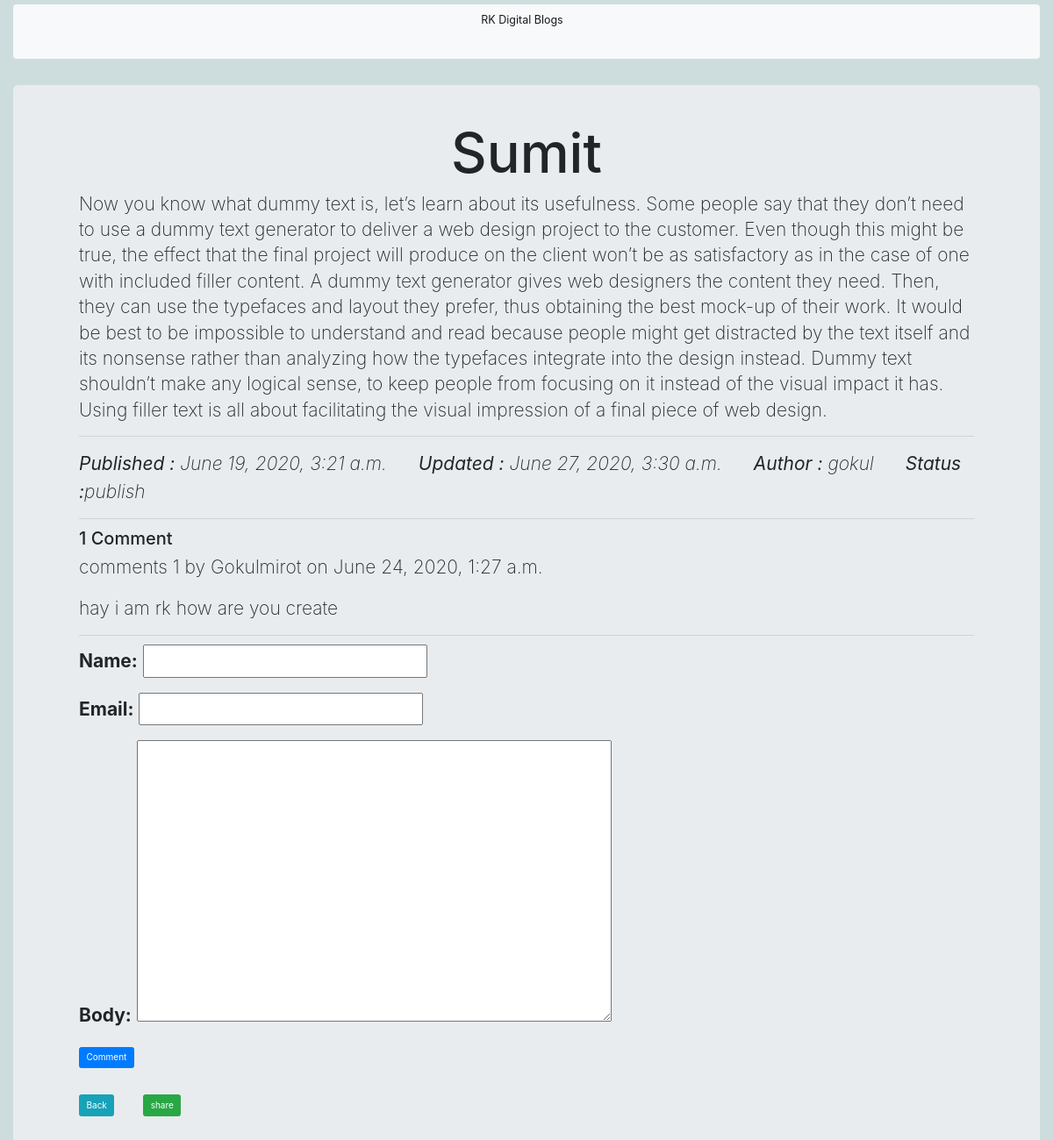
/read/6, run on the app's committed database.
### myapp/models.py (models this page shows, shortened)
class Post(models.Model):
    STATUS_CHOICE=(('draft','Draft'),('publish','Published'))
    title=models.CharField(max_length=100)
    slug=models.SlugField(max_length=260,unique_for_date='publish')
    author=models.ForeignKey(User,related_name='block_post',on_delete=models.CASCADE)
    body=models.TextField()
    publish=models.DateTimeField(default=timezone.now)
    created=models.DateTimeField(auto_now_add=True)
    updated=models.DateTimeField(auto_now=True)
    status=models.CharField(max_length=15,choices=STATUS_CHOICE,default='draft')
    objects=CustomManager()
    tags=TaggableManager()

class comment(models.Model):
    post=models.ForeignKey(Post,related_name='comment',on_delete=Post)
    name=models.CharField(max_length=120)
    email=models.EmailField()
    body=models.TextField()
    created=models.DateTimeField(auto_now_add=True)
    updated=models.DateTimeField(auto_now=True)
    active=models.BooleanField(default=True)
    objects=CustomManager()

### myapp/views.py (the view)
# urls.py: path('read/<int:pk>',views.post_detail,name='post_detail'),
def post_detail(Request,pk):
    post=Post.objects.get(id=pk)
    comments=post.comment.filter(active=True)
    csubmit=False
    if Request.method=="POST":
        form=commentForm(Request.POST)
        if form.is_valid():
            new_comment=form.save(commit=False)
            new_comment.post=post
            new_comment.save()
            csubmit=True
    else:
        form=commentForm()
    MY_DICT={'post':post,'form':form,'comment':comments,'cs':csubmit}
    return render(Request,'myapp/details_post.html',MY_DICT)

### myapp/forms.py
class commentForm(forms.ModelForm):
    class Meta:
        model=comment
        fields=('name','email','body')

### myapp/models.py (called while the page is built)
        def get_queryset(self):
            return super().get_queryset().filter(status='publish')

        def get_queryset(self):
            return super().get_queryset().order_by('-created')

### templates/myapp/details_post.html (shortened to what this page needs)
{% extends 'myapp/base.html' %}
{% block rk %}
<div class="jumbotron mt-5 ">
<div class="container">
    <h1 class="text-center">{{post.title}}</h1>
    <p class="lead">{{post.body}} </p>
    <hr class="my-4">
    <p class="font-italic"><b>Published : </b>{{post.publish}} <b class="ml-5">Updated : </b>{{post.updated}} <b class="ml-5">Author : </b>{{post.author}} <b class="ml-5">Status :</b>{{post.status}}</p>
     <hr>
    {% with comment.count as comment_count %}
    <h2>{{comment_count}} Comment{{comment_count|pluralize}}</h2>
    {% endwith %}
    {% if comment %}
     {% for com in comment %}
     <b><p>comments {{forloop.counter}} by {{com.name|title}} on {{com.created}}</p></b>
     <p>{{com.body|linebreaks}}</p>
     <hr>
     {% endfor %}
    {% else %}
    <p> There are NO comments Yet ..!!</p>
    {% endif %}
     <form method="POST">
     {{form.as_p}}
     <input type="submit" class="btn btn-primary mb-5" value="Comment">
     </form>
    <a href="../block" class="btn btn-info">Back</a>
    <a href="../{{post.id}}/share" class="btn btn-success text-right ml-5">share</a>
    </div>
  </div>
{% endblock %}

### static/css/style.css (style rules this page uses)
body { background-color: #cddddd; }

### data on the page
Post: title "Sumit", body "Now you know what dummy text is, let’s learn about its usefulness. Some people say that they don’t need to use a dummy text generator to deliver a web design project to the customer. Even though this might be true, the effect that the final project will produce on the client won’t be as satisfactory as in the case of one with included filler content. A dummy text generator gives web designers the content they need. Then, they can use the typefaces and layout they prefer, thus obtaining the best mock-up of their work. It would be best to be impossible to understand and read because people might get distracted by the text itself and its nonsense rather than analyzing how the typefaces…", publish "June 19, 2020, 3:21 a.m.", updated "June 27, 2020, 3:30 a.m.", author "gokul", status "publish"
comment: name "Gokulmirot", created "June 24, 2020, 1:27 a.m.", body "hay i am rk how are you create"

### other printed values
{{ comment_count }} "1"
